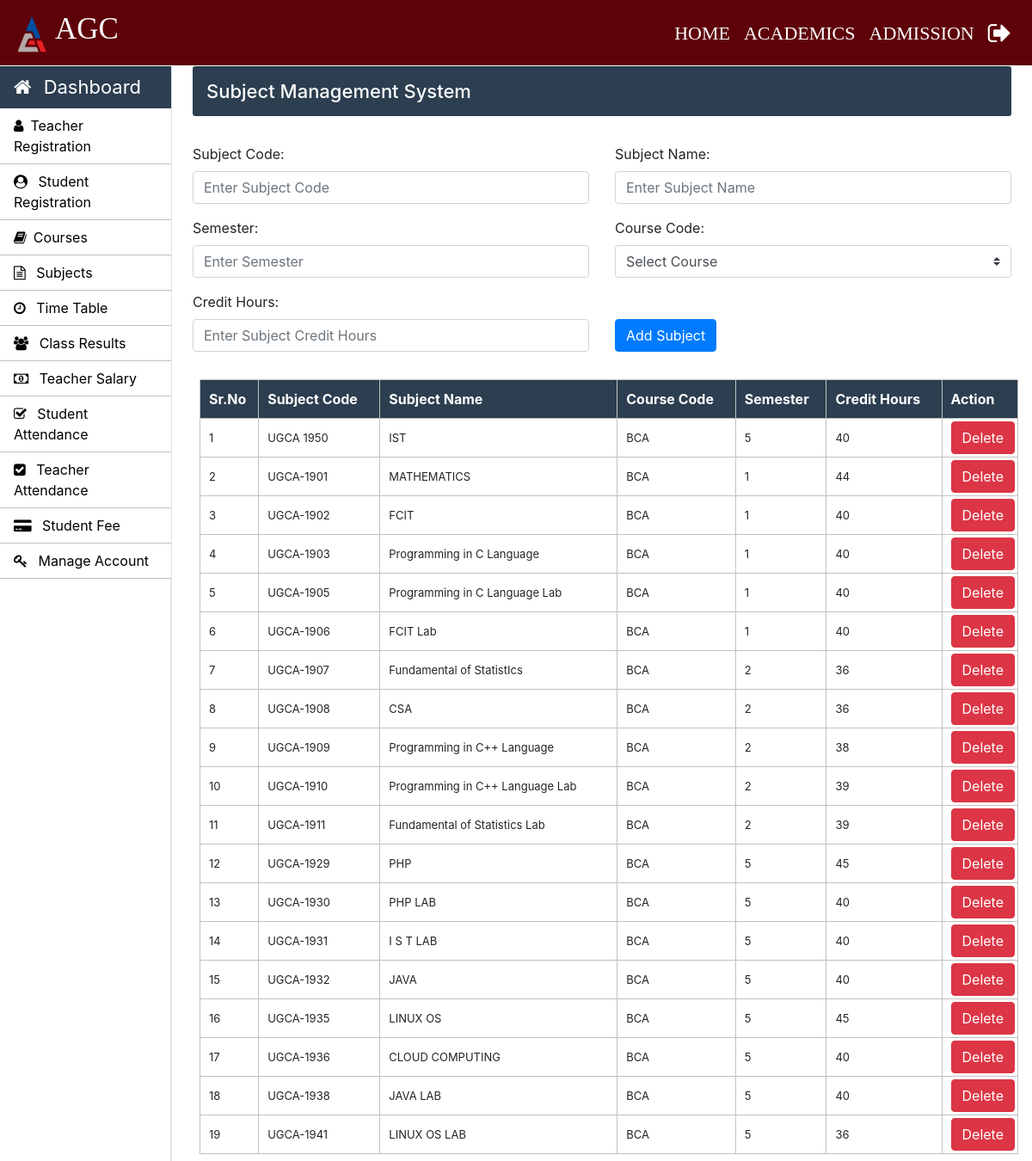
/Admin/subjects.php (signed in), run on the app's committed database.
### tables this page shows
CREATE TABLE `course_subjects` (
  `subject_code` varchar(10) NOT NULL,
  `subject_name` varchar(50) NOT NULL,
  `course_code` varchar(10) NOT NULL,
  `semester` int(10) NOT NULL,
  `credit_hours` int(5) NOT NULL
);

### Admin/subjects.php (the view, shortened to what this page needs)
<?php
		require_once "../connection/connection.php";
	?>
<!doctype html>
<html lang="en">
	<head>
	</head>
	<body>
		<?php include('../common/common-header.php') ?>
		<?php include('../common/admin-sidebar.php') ?>
		<main role="main" class="col-xl-10 col-lg-9 col-md-8 ml-sm-auto px-md-4 mb-2 w-100">
			<div class="sub-main">
				<div class="bar-margin text-center d-flex flex-wrap flex-md-nowrap pt-3 pb-2 mb-3 text-white admin-dashboard pl-3">
					<h4>Subject Management System </h4>
				</div>
				<div class="row">
					<div class="col-md-12">
						<form action="subjects.php" method="post">
							<div class="row mt-3">
								<div class="col-md-6">
									<div class="form-group">
										<label for="exampleInputEmail1">Subject Code: </label>
										<input type="text" name="subject_code" class="form-control" required placeholder="Enter Subject Code" required>
									</div>
								</div>
								<div class="col-md-6">
									<div class="form-group">
										<label for="exampleInputPassword1">Subject Name:</label>
										<input type="text" name="subject_name" class="form-control" required placeholder="Enter Subject Name" required>
									</div>
								</div>
							</div>
							<div class="row">
								<div class="col-md-6">
									<div class="form-group">
										<label for="exampleInputPassword1">Semester:</label>
										<input type="text" name="semester" class="form-control" required placeholder="Enter Semester" required>
									</div>
								</div>
								<div class="col-md-6">
									<div class="form-group">
										<label for="exampleInputEmail1">Course Code:</label>
										<select class="browser-default custom-select" name="course_code">
											<option >Select Course</option>
										</select>
									</div>
								</div>
							</div>
							<div class="row">
								<div class="col-md-6">
									<div class="form-group">
										<label for="exampleInputPassword1">Credit Hours:</label>
										<input type="number" name="credit_hours" class="form-control"  placeholder="Enter Subject Credit Hours" required>
									</div>
								</div>
								<div class="col-md-6 mt-4">
									<div class="form-group pt-2">
										<input type="submit" name="sub" value="Add Subject" class="btn btn-primary">
									</div>
								</div>
							</div>
						</form>
					</div>
				</div>
				<div class="row">
					<div class="col-md-12 ml-2">
						<section class="mt-3">
							<table class="w-100 table-elements table-three-tr" cellpadding="3">
								<tr class="table-tr-head table-three text-white">
									<th>Sr.No</th>
									<th>Subject Code</th>
									<th>Subject Name</th>
									<th>Course Code</th>
									<th>Semester</th>
									<th>Credit Hours</th>
									<th>Action</th>
								</tr>
								<?php
									$sr=1;
									$query="select subject_code,subject_name,course_code,semester,credit_hours from course_subjects";
									$run=mysqli_query($con,$query);
									while($row=mysqli_fetch_array($run)) {
									echo	"<tr>";
									echo	"<td>".$sr++."</td>";
									echo	"<td>".$row['subject_code']."</td>";
									echo	"<td>".$row['subject_name']."</td>";
									echo	"<td>".$row['course_code']."</td>";
									echo	"<td>".$row['semester']."</td>";
									echo	"<td>".$row['credit_hours']."</td>";
									echo	"<td width='20'><a class='btn btn-danger' href=delete-function.php?subject_code=".$row['subject_code'].">Delete</a></td>";
									echo	"</tr>";
									}
								?>
							</table>
						</section>
					</div>
				</div>
			</div>
		</main>
	</body>
</html>

### Css/style.css (style rules this page uses)
h4 { font-size: 22px; }
.admin-dashboard { margin-top: 1px !important; background: #2c3e50 !important; border-radius: 3px; }
.table-elements tr, td, th { font-size: 13px; border: 1px solid rgb(194, 193, 193); padding-left: 10px !important; }
.table-three { background: #2c3e50 !important; }
.table-tr-head { height: 45px !important; padding: 10px !important; margin-top: 5px !important; }
.table-font-for-transcript td, th { font-size: 16px !important; }

### data on the page
course_subjects: subject_code "UGCA 1950", subject_name "IST", course_code "BCA", semester "5", credit_hours "40"
course_subjects: subject_code "UGCA-1901", subject_name "MATHEMATICS", course_code "BCA", semester "1", credit_hours "44"
course_subjects: subject_code "UGCA-1902", subject_name "FCIT", course_code "BCA", semester "1", credit_hours "40"
course_subjects: subject_code "UGCA-1903", subject_name "Programming in C Language", course_code "BCA", semester "1", credit_hours "40"
course_subjects: subject_code "UGCA-1905", subject_name "Programming in C Language Lab", course_code "BCA", semester "1", credit_hours "40"
course_subjects: subject_code "UGCA-1906", subject_name "FCIT Lab", course_code "BCA", semester "1", credit_hours "40"
course_subjects: subject_code "UGCA-1907", subject_name "Fundamental of StatistIcs", course_code "BCA", semester "2", credit_hours "36"
course_subjects: subject_code "UGCA-1908", subject_name "CSA", course_code "BCA", semester "2", credit_hours "36"
course_subjects: subject_code "UGCA-1909", subject_name "Programming in C++ Language", course_code "BCA", semester "2", credit_hours "38"
course_subjects: subject_code "UGCA-1910", subject_name "Programming in C++ Language Lab", course_code "BCA", semester "2", credit_hours "39"
course_subjects: subject_code "UGCA-1911", subject_name "Fundamental of Statistics Lab", course_code "BCA", semester "2", credit_hours "39"
course_subjects: subject_code "UGCA-1929", subject_name "PHP", course_code "BCA", semester "5", credit_hours "45"
course_subjects: subject_code "UGCA-1930", subject_name "PHP LAB", course_code "BCA", semester "5", credit_hours "40"
course_subjects: subject_code "UGCA-1931", subject_name "I S T LAB", course_code "BCA", semester "5", credit_hours "40"
course_subjects: subject_code "UGCA-1932", subject_name "JAVA", course_code "BCA", semester "5", credit_hours "40"
course_subjects: subject_code "UGCA-1935", subject_name "LINUX OS", course_code "BCA", semester "5", credit_hours "45"
course_subjects: subject_code "UGCA-1936", subject_name "CLOUD COMPUTING", course_code "BCA", semester "5", credit_hours "40"
course_subjects: subject_code "UGCA-1938", subject_name "JAVA LAB", course_code "BCA", semester "5", credit_hours "40"
course_subjects: subject_code "UGCA-1941", subject_name "LINUX OS LAB", course_code "BCA", semester "5", credit_hours "36"
